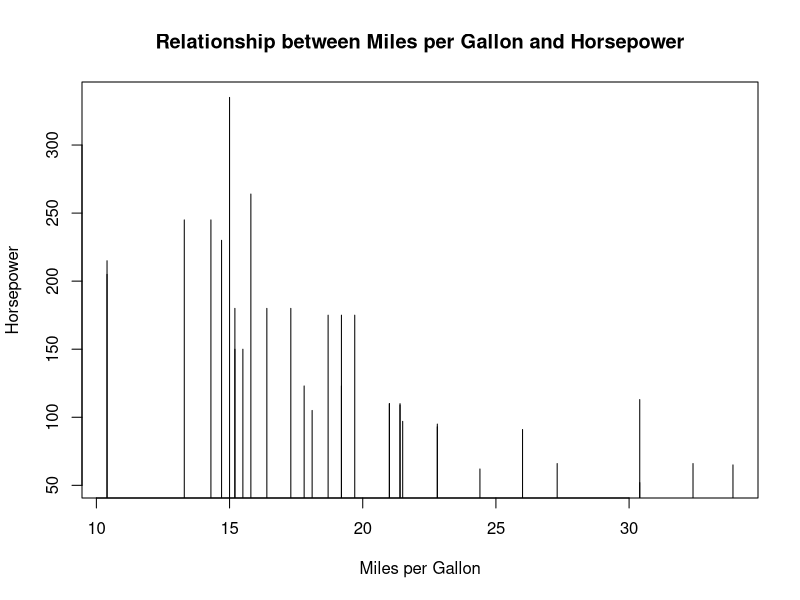

Recreate this plot in R.
plot(mtcars$mpg,mtcars$hp, type = "h",
  main = "Relationship between Miles per Gallon and Horsepower",
  xlab = "Miles per Gallon",
  ylab = "Horsepower")

  
  